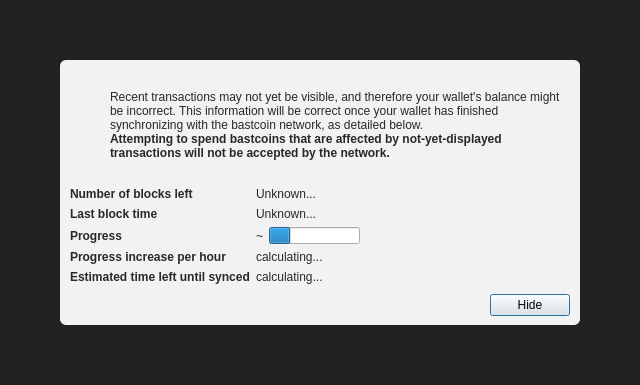
<?xml version="1.0" encoding="UTF-8"?>
<ui version="4.0">
 <class>ModalOverlay</class>
 <widget class="ModalOverlay" name="ModalOverlay">
  <property name="geometry">
   <rect>
    <x>0</x>
    <y>0</y>
    <width>640</width>
    <height>385</height>
   </rect>
  </property>
  <property name="windowTitle">
   <string>Form</string>
  </property>
  <layout class="QVBoxLayout" name="verticalLayout" stretch="0">
   <property name="sizeConstraint">
    <enum>QLayout::SetDefaultConstraint</enum>
   </property>
   <property name="leftMargin">
    <number>0</number>
   </property>
   <property name="topMargin">
    <number>0</number>
   </property>
   <property name="rightMargin">
    <number>0</number>
   </property>
   <property name="bottomMargin">
    <number>0</number>
   </property>
   <item>
    <widget class="QWidget" name="bgWidget" native="true">
     <property name="styleSheet">
      <string notr="true">#bgWidget { background: rgba(0,0,0,220); }</string>
     </property>
     <layout class="QVBoxLayout" name="verticalLayoutMain" stretch="1">
      <property name="leftMargin">
       <number>60</number>
      </property>
      <property name="topMargin">
       <number>60</number>
      </property>
      <property name="rightMargin">
       <number>60</number>
      </property>
      <property name="bottomMargin">
       <number>60</number>
      </property>
      <item>
       <widget class="QWidget" name="contentWidget" native="true">
        <property name="styleSheet">
         <string notr="true">#contentWidget { background: rgba(255,255,255,240); border-radius: 6px; }

QLabel { color: rgb(40,40,40);  }</string>
        </property>
        <layout class="QVBoxLayout" name="verticalLayoutSub" stretch="1,0,0,0">
         <property name="spacing">
          <number>0</number>
         </property>
         <property name="leftMargin">
          <number>10</number>
         </property>
         <property name="topMargin">
          <number>10</number>
         </property>
         <property name="rightMargin">
          <number>10</number>
         </property>
         <property name="bottomMargin">
          <number>10</number>
         </property>
         <item>
          <layout class="QHBoxLayout" name="horizontalLayoutIconText" stretch="0,1">
           <property name="topMargin">
            <number>20</number>
           </property>
           <item>
            <layout class="QVBoxLayout" name="verticalLayoutIcon">
             <property name="leftMargin">
              <number>0</number>
             </property>
             <item>
              <widget class="QPushButton" name="warningIcon">
               <property name="enabled">
                <bool>false</bool>
               </property>
               <property name="text">
                <string/>
               </property>
               <property name="icon">
                <iconset>
                 <normaloff>:/icons/warning</normaloff>
                 <disabledoff>:/icons/warning</disabledoff>:/icons/warning</iconset>
               </property>
               <property name="iconSize">
                <size>
                 <width>48</width>
                 <height>48</height>
                </size>
               </property>
               <property name="flat">
                <bool>true</bool>
               </property>
              </widget>
             </item>
             <item>
              <spacer name="verticalSpacerWarningIcon">
               <property name="orientation">
                <enum>Qt::Vertical</enum>
               </property>
               <property name="sizeHint" stdset="0">
                <size>
                 <width>20</width>
                 <height>40</height>
                </size>
               </property>
              </spacer>
             </item>
            </layout>
           </item>
           <item>
            <layout class="QVBoxLayout" name="verticalLayoutInfoText">
             <property name="leftMargin">
              <number>0</number>
             </property>
             <property name="topMargin">
              <number>0</number>
             </property>
             <item>
              <widget class="QLabel" name="infoText">
               <property name="text">
                <string>Recent transactions may not yet be visible, and therefore your wallet's balance might be incorrect. This information will be correct once your wallet has finished synchronizing with the bastcoin network, as detailed below.</string>
               </property>
               <property name="textFormat">
                <enum>Qt::RichText</enum>
               </property>
               <property name="wordWrap">
                <bool>true</bool>
               </property>
              </widget>
             </item>
             <item>
              <widget class="QLabel" name="infoTextStrong">
               <property name="font">
                <font>
                 <weight>75</weight>
                 <bold>true</bold>
                </font>
               </property>
               <property name="text">
                <string>Attempting to spend bastcoins that are affected by not-yet-displayed transactions will not be accepted by the network.</string>
               </property>
               <property name="textFormat">
                <enum>Qt::RichText</enum>
               </property>
               <property name="wordWrap">
                <bool>true</bool>
               </property>
              </widget>
             </item>
             <item>
              <spacer name="verticalSpacerInTextSpace">
               <property name="orientation">
                <enum>Qt::Vertical</enum>
               </property>
               <property name="sizeHint" stdset="0">
                <size>
                 <width>20</width>
                 <height>40</height>
                </size>
               </property>
              </spacer>
             </item>
            </layout>
           </item>
          </layout>
         </item>
         <item>
          <spacer name="verticalSpacerAfterText">
           <property name="orientation">
            <enum>Qt::Vertical</enum>
           </property>
           <property name="sizeHint" stdset="0">
            <size>
             <width>20</width>
             <height>40</height>
            </size>
           </property>
          </spacer>
         </item>
         <item>
          <layout class="QFormLayout" name="formLayout">
           <property name="fieldGrowthPolicy">
            <enum>QFormLayout::FieldsStayAtSizeHint</enum>
           </property>
           <property name="horizontalSpacing">
            <number>6</number>
           </property>
           <property name="verticalSpacing">
            <number>6</number>
           </property>
           <property name="topMargin">
            <number>10</number>
           </property>
           <item row="0" column="0">
            <widget class="QLabel" name="labelNumberOfBlocksLeft">
             <property name="font">
              <font>
               <weight>75</weight>
               <bold>true</bold>
              </font>
             </property>
             <property name="text">
              <string>Number of blocks left</string>
             </property>
            </widget>
           </item>
           <item row="0" column="1">
            <widget class="QLabel" name="numberOfBlocksLeft">
             <property name="text">
              <string>Unknown...</string>
             </property>
            </widget>
           </item>
           <item row="1" column="0">
            <widget class="QLabel" name="labelLastBlockTime">
             <property name="font">
              <font>
               <weight>75</weight>
               <bold>true</bold>
              </font>
             </property>
             <property name="text">
              <string>Last block time</string>
             </property>
            </widget>
           </item>
           <item row="1" column="1">
            <widget class="QLabel" name="newestBlockDate">
             <property name="sizePolicy">
              <sizepolicy hsizetype="Maximum" vsizetype="Preferred">
               <horstretch>0</horstretch>
               <verstretch>0</verstretch>
              </sizepolicy>
             </property>
             <property name="text">
              <string>Unknown...</string>
             </property>
            </widget>
           </item>
           <item row="2" column="0">
            <widget class="QLabel" name="labelSyncDone">
             <property name="font">
              <font>
               <weight>75</weight>
               <bold>true</bold>
              </font>
             </property>
             <property name="text">
              <string>Progress</string>
             </property>
            </widget>
           </item>
           <item row="2" column="1">
            <layout class="QHBoxLayout" name="horizontalLayoutSync" stretch="0,1">
             <item>
              <widget class="QLabel" name="percentageProgress">
               <property name="text">
                <string notr="true">~</string>
               </property>
              </widget>
             </item>
             <item>
              <widget class="QProgressBar" name="progressBar">
               <property name="value">
                <number>24</number>
               </property>
               <property name="format">
                <string/>
               </property>
              </widget>
             </item>
            </layout>
           </item>
           <item row="4" column="0">
            <widget class="QLabel" name="labelProgressIncrease">
             <property name="font">
              <font>
               <weight>75</weight>
               <bold>true</bold>
              </font>
             </property>
             <property name="text">
              <string>Progress increase per hour</string>
             </property>
            </widget>
           </item>
           <item row="4" column="1">
            <widget class="QLabel" name="progressIncreasePerH">
             <property name="text">
              <string>calculating...</string>
             </property>
            </widget>
           </item>
           <item row="5" column="0">
            <widget class="QLabel" name="labelEstimatedTimeLeft">
             <property name="font">
              <font>
               <weight>75</weight>
               <bold>true</bold>
              </font>
             </property>
             <property name="text">
              <string>Estimated time left until synced</string>
             </property>
            </widget>
           </item>
           <item row="5" column="1">
            <widget class="QLabel" name="expectedTimeLeft">
             <property name="text">
              <string>calculating...</string>
             </property>
            </widget>
           </item>
          </layout>
         </item>
         <item>
          <layout class="QHBoxLayout" name="horizontalLayoutButtons">
           <property name="leftMargin">
            <number>10</number>
           </property>
           <property name="topMargin">
            <number>10</number>
           </property>
           <item>
            <spacer name="horizontalSpacer">
             <property name="orientation">
              <enum>Qt::Horizontal</enum>
             </property>
             <property name="sizeHint" stdset="0">
              <size>
               <width>40</width>
               <height>20</height>
              </size>
             </property>
            </spacer>
           </item>
           <item>
            <widget class="QPushButton" name="closeButton">
             <property name="text">
              <string>Hide</string>
             </property>
             <property name="focusPolicy">
              <enum>Qt::StrongFocus</enum>
             </property>
             <property name="default">
              <bool>true</bool>
             </property>
            </widget>
           </item>
          </layout>
         </item>
        </layout>
       </widget>
      </item>
     </layout>
    </widget>
   </item>
  </layout>
 </widget>
 <customwidgets>
  <customwidget>
   <class>ModalOverlay</class>
   <extends>QWidget</extends>
   <header>qt/modaloverlay.h</header>
   <container>1</container>
  </customwidget>
 </customwidgets>
 <resources/>
 <connections/>
</ui>
